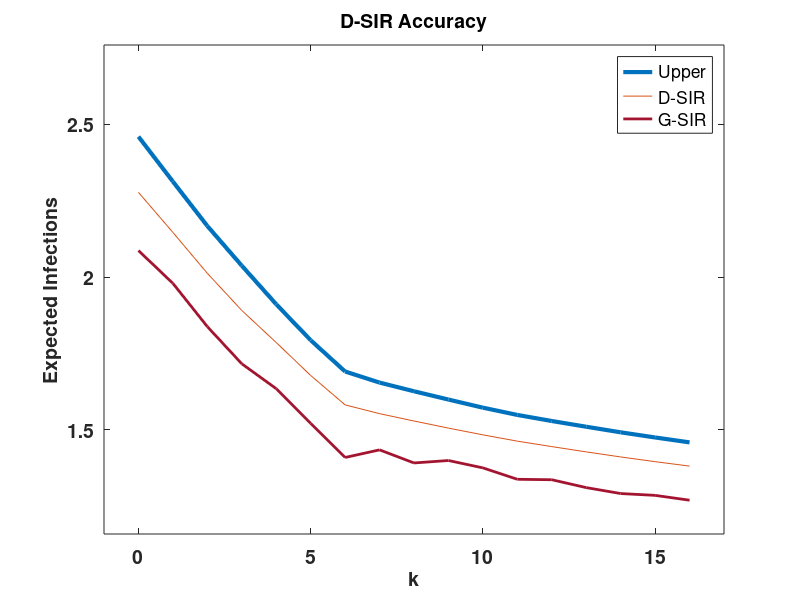

The MATLAB script that drew this image:
fileID = fopen('testModel/ds-upper.txt','r');
formatSpec = '%f';
greedy = fscanf(fileID,formatSpec);

fileID = fopen('testModel/ds-real.txt','r');
formatSpec = '%f';
rand_up = fscanf(fileID,formatSpec);


fileID = fopen('testModel/ds-markov.txt','r');
formatSpec = '%f';
maxd = fscanf(fileID,formatSpec);

k = size(greedy,1);
x = 0:1:k-1;
plot(x,greedy,'LineWidth',3);

hold on 
plot(x,rand_up);

hold on 
plot(x,maxd,'LineWidth',2, 'color', [0.6350    0.0780    0.1840]);

set(gca,'FontSize',14,'FontWeight','bold');
xlabel('k','FontSize',14,'FontWeight','bold');
ylabel('Expected Infections','FontSize',14,'FontWeight','bold')
xlim([(min(x)-1) (max(x)+1)]);
ylim([(min(greedy)-0.3) (max(greedy)+0.3)]);

title('D-SIR Accuracy','FontSize',14);

legend('Upper','D-SIR','G-SIR');